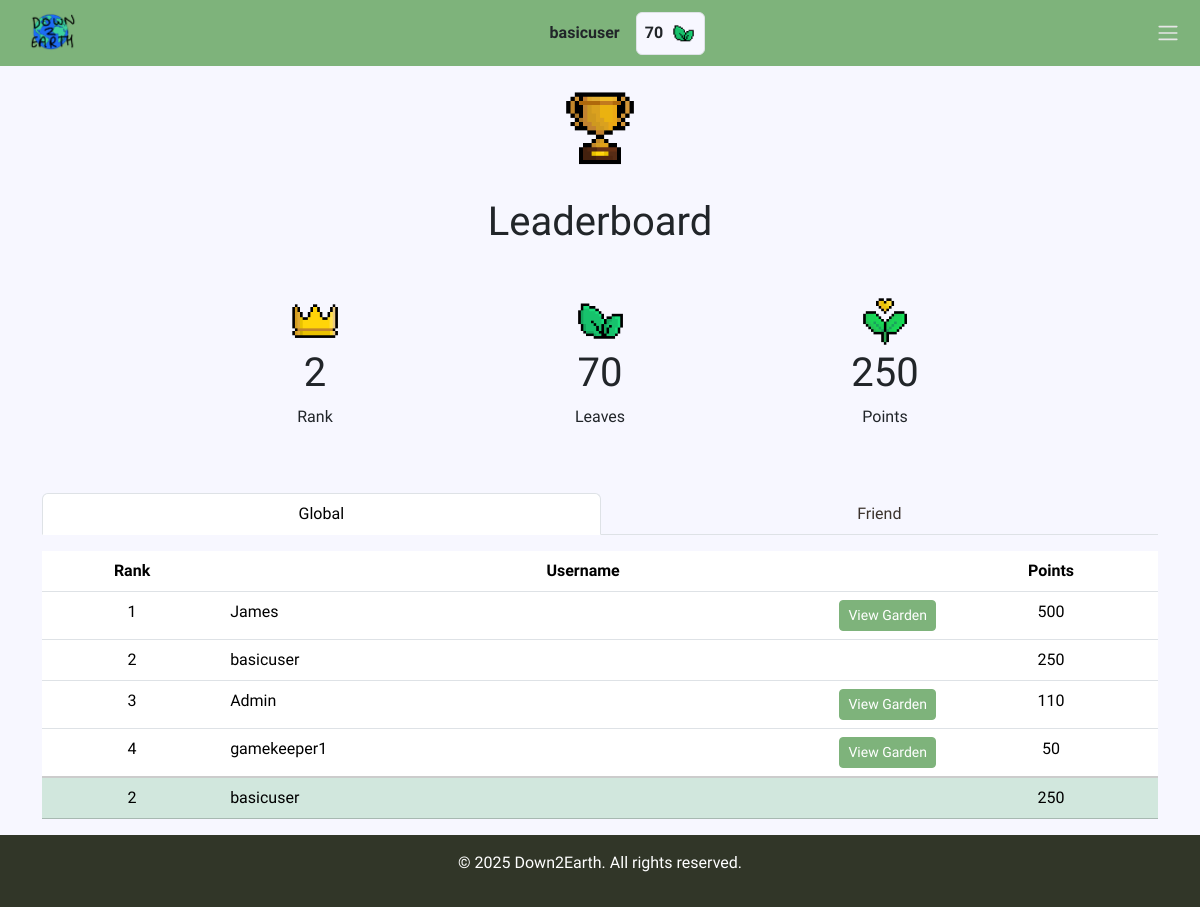
The page /leaderboard (signed in) on the database as committed earlier.
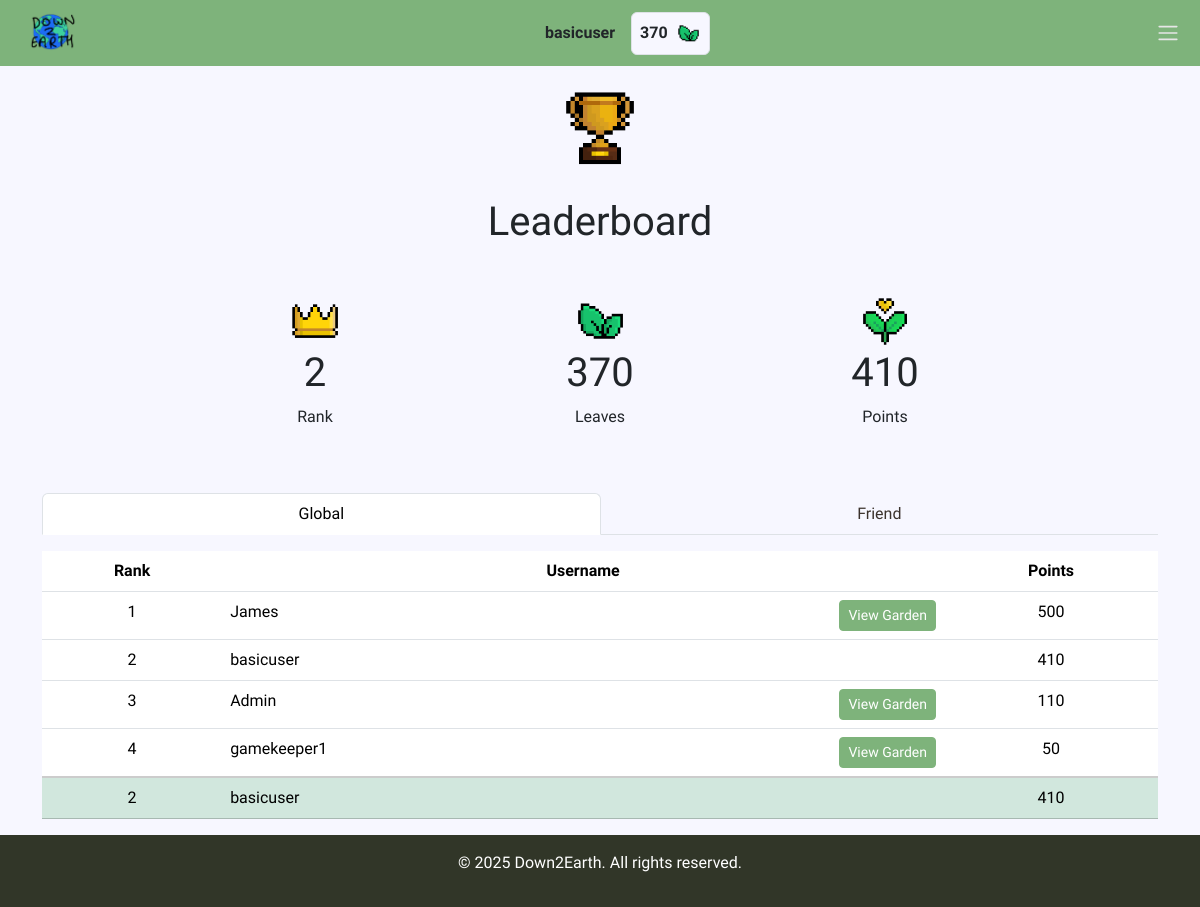
The same page on the database as committed later.
### user_management/models.py (models this page shows, shortened)
class CustomUser(AbstractUser):
    email = models.EmailField(null=False, blank=False)
    owned_plants = models.ManyToManyField("garden.Plant", related_name="owners")
    objects = CustomUserManager()
    def get_friends(self):
        friends = Friendship.objects.filter(
            models.Q(user1=self, status="accepted") | models.Q(user2=self, status="accepted")
        ).values_list("user1", "user2")
        friend_ids = [user_id for pair in friends for user_id in pair if user_id != self.id]
        return CustomUser.objects.filter(id__in=friend_ids).select_related('usergarden')

class UserStats(models.Model):
    user = models.OneToOneField(CustomUser, on_delete=models.CASCADE, related_name="stats")
    leaves = models.IntegerField(default=0)
    points = models.IntegerField(default=0)
    class Meta:
        verbose_name = "User Stats"
        verbose_name_plural = "User Stats"

### main/views.py (the view)
# urls.py: path("leaderboard", views.leaderboard, name="leaderboard"),  # Leaderboard page
@login_required(login_url="/auth/login")
def leaderboard(request):
    global_data = json.loads(get_leaderboard(request).content)
    friends_data = json.loads(get_friends_leaderboard(request).content)
    context = {
        'leaderboard': global_data.get('leaderboard', []),
        'friend_leaderboard': friends_data.get('friend_leaderboard', []),
        'rank': global_data.get('global_rank', 0),
        'user_friend_rank': friends_data.get('user_friend_rank', 0),
    }
    return render(request, "leaderboard.html", context)

### main/templates/leaderboard.html (shortened to what this page needs)
{% extends 'base.html' %}
{% load auth_extras %}
{% load static %}
{% block content %}
<div class="container">
    <div class="d-flex justify-content-center m-4">
        <img class="img-fluid" style="max-width:90px" src="{% static 'icons/trophy.png' %}" alt="trophy icon">
    </div>
    <h1 class="text-center">Leaderboard</h1>
    <div class="row d-flex justify-content-center mt-5">
        <div class="col-3 text-center">
            <img class="img-fluid" style="max-width:55px" src="{% static 'icons/crown.png' %}" alt="crown icon">
            <h1>{{ rank }}</h1>
            <p>Rank</p>
        </div>
        <div class="col-3 text-center">
            <img class="img-fluid" style="max-width:55px" src="{% static 'icons/leaf.png' %}" alt="leaf icon">
            <h1>{{ user.stats.leaves }}</h1>
            <p>Leaves</p>
        </div>
        <div class="col-3 text-center">
            <img class="img-fluid" style="max-width:55px" src="{% static 'icons/point.png' %}" alt="point icon">
            <h1>{{ user.stats.points }}</h1>
            <p>Points</p>
        </div>
    </div>
    <ul class="nav nav-tabs nav-fill mt-5" id="myTab" role="tablist">
        <li class="nav-item" role="presentation">
          <button class="nav-link active" id="global-tab" data-bs-toggle="tab" data-bs-target="#global" type="button" role="tab" aria-controls="global" aria-selected="true">Global</button>
        </li>
        <li class="nav-item" role="presentation">
          <button class="nav-link" id="friend-tab" data-bs-toggle="tab" data-bs-target="#friend" type="button" role="tab" aria-controls="friend" aria-selected="false">Friend</button>
        </li>
    </ul>
    <div class="tab-content" id="myTabContent">
        <div class="tab-pane fade show active" id="global" role="tabpanel" aria-labelledby="global-tab">
            <table class="table table-hover text-center mt-3">
                <thead>
                    <tr>
                        <th scope="col">Rank</th>
                        <th scope="col">Username</th>
                        <th scope="col">Points</th>
                    </tr>
                </thead>
                <tbody>
                    {% for item in leaderboard %}
                    <tr>
                        <td scope="row">{{ forloop.counter }}</td>
                        <td>
                            <div class="d-flex justify-content-between">
                                {{ item.username }}
                                {% if item.username != user.username %}
                                  <button class="btn btn-primary btn-sm tight-button btn-view-garden" type="button"
                                          data-username="{{ item.username }}"
                                          data-plant1="{{ item.plant1 }}"
                                          data-plant2="{{ item.plant2 }}"
                                          data-plant3="{{ item.plant3 }}"
                                          data-plant4="{{ item.plant4 }}"
                                          data-plant5="{{ item.plant5 }}"
                                          data-plant6="{{ item.plant6 }}"
                                          data-bs-toggle="modal"
                                          data-bs-target="#exampleModal">
                                    <span>View Garden</span>
                                  </button>
                                {% endif %}
                            </div>
                        </td>
                        <td>{{ item.points }}</td>
                    </tr>
                    {% endfor %}
                    <tr style="border-top: 2px solid #ccc;" class="table-success">
                        <td>{{ rank }}</td>
                        <td>
                            <div class="d-flex justify-content-between">
                                {{ user.username }}
                            </div>
                        </td>
                        <td>{{ user.stats.points }}</td>
                    </tr>
                </tbody>
            </table>
        </div>
    </div>
</div>
{% endblock %}

### main/templates/base.html (shortened to what this page needs)
<!DOCTYPE html>
<html lang="en">
<head>
    <link href="https://cdn.jsdelivr.net/npm/bootstrap@5.3.3/dist/css/bootstrap.min.css"
          rel="stylesheet"
>
    {% load static %}
</head>
<body class="d-flex flex-column min-vh-100">
  <nav class="navbar navbar-light fixed-top navbar-overlay">
    <div class="container-fluid">
      <a class="navbar-brand" href="/">
        <img src="{% static 'icons/logo.png' %}" alt="site icon">
      </a>
      <div class="d-flex align-items-center">
        {% if user.is_authenticated %}
          <p class="mb-0 me-3 fw-bold">{{ user.username }}</p>
          <div class="d-flex align-items-center border rounded p-2" style="background-color: #F7F7FF;">
            <p class="mb-0 fw-bold">{{ user.stats.leaves }}</p>
            <img src="{% static 'icons/leaf.png' %}" height="25px" class="ms-2" alt="leaf icon">
          </div>
        {% endif %}
      </div>
      <div class="nav-item dropdown me-1">
        <a class="nav-link d-flex align-items-center" href="#" id="navbarDropdown" role="button"
           data-bs-toggle="dropdown" aria-expanded="false">
          <span class="navbar-toggler-icon"></span>
        </a>
      </div>
    </div>
  </nav>
  <div class="content">
    {% block content %}
    {% endblock %}
  </div>
  <footer class="footer text-white text-center py-3" style="background-color: #313628;">
    <div class="container">
      <p>&copy; <script>document.write(new Date().getFullYear());</script> Down2Earth. All rights reserved.</p>
    </div>
  </footer>
</body>
</html>

Rows that differ between the two databases and show on the page:
changed CustomUser "basicuser": stats.leaves "70" → "370"; stats.points "250" → "410"; points "250" → "410"
